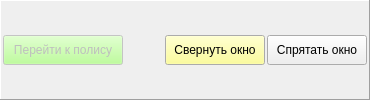
    <widget class="QFrame" name="frame_4">
     <property name="frameShape">
      <enum>QFrame::Panel</enum>
     </property>
     <property name="frameShadow">
      <enum>QFrame::Raised</enum>
     </property>
     <layout class="QHBoxLayout" name="horizontalLayout_5">
      <property name="spacing">
       <number>2</number>
      </property>
      <property name="leftMargin">
       <number>2</number>
      </property>
      <property name="topMargin">
       <number>2</number>
      </property>
      <property name="rightMargin">
       <number>2</number>
      </property>
      <property name="bottomMargin">
       <number>2</number>
      </property>
      <item>
       <widget class="QPushButton" name="bn_to_polis">
        <property name="enabled">
         <bool>false</bool>
        </property>
        <property name="minimumSize">
         <size>
          <width>0</width>
          <height>30</height>
         </size>
        </property>
        <property name="palette">
         <palette>
          <active>
           <colorrole role="Button">
            <brush brushstyle="SolidPattern">
             <color alpha="255">
              <red>170</red>
              <green>255</green>
              <blue>127</blue>
             </color>
            </brush>
           </colorrole>
          </active>
          <inactive>
           <colorrole role="Button">
            <brush brushstyle="SolidPattern">
             <color alpha="255">
              <red>170</red>
              <green>255</green>
              <blue>127</blue>
             </color>
            </brush>
           </colorrole>
          </inactive>
          <disabled>
           <colorrole role="Button">
            <brush brushstyle="SolidPattern">
             <color alpha="255">
              <red>170</red>
              <green>255</green>
              <blue>127</blue>
             </color>
            </brush>
           </colorrole>
          </disabled>
         </palette>
        </property>
        <property name="text">
         <string>  Перейти к полису  </string>
        </property>
       </widget>
      </item>
      <item>
       <spacer name="horizontalSpacer_6">
        <property name="orientation">
         <enum>Qt::Horizontal</enum>
        </property>
        <property name="sizeHint" stdset="0">
         <size>
          <width>40</width>
          <height>20</height>
         </size>
        </property>
       </spacer>
      </item>
      <item>
       <widget class="QPushButton" name="bn_hide">
        <property name="minimumSize">
         <size>
          <width>100</width>
          <height>30</height>
         </size>
        </property>
        <property name="palette">
         <palette>
          <active>
           <colorrole role="Button">
            <brush brushstyle="SolidPattern">
             <color alpha="255">
              <red>255</red>
              <green>255</green>
              <blue>127</blue>
             </color>
            </brush>
           </colorrole>
          </active>
          <inactive>
           <colorrole role="Button">
            <brush brushstyle="SolidPattern">
             <color alpha="255">
              <red>255</red>
              <green>255</green>
              <blue>127</blue>
             </color>
            </brush>
           </colorrole>
          </inactive>
          <disabled>
           <colorrole role="Button">
            <brush brushstyle="SolidPattern">
             <color alpha="255">
              <red>255</red>
              <green>255</green>
              <blue>127</blue>
             </color>
            </brush>
           </colorrole>
          </disabled>
         </palette>
        </property>
        <property name="text">
         <string> Свернуть окно </string>
        </property>
        <property name="autoDefault">
         <bool>false</bool>
        </property>
       </widget>
      </item>
      <item>
       <widget class="QPushButton" name="bn_close">
        <property name="minimumSize">
         <size>
          <width>100</width>
          <height>30</height>
         </size>
        </property>
        <property name="text">
         <string> Спрятать окно </string>
        </property>
       </widget>
      </item>
     </layout>
    </widget>
